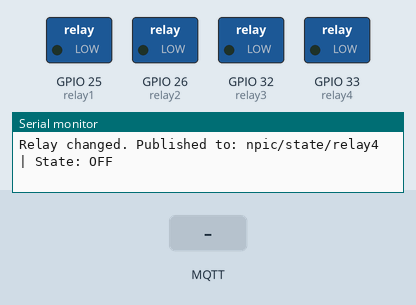
Recording of a sketch running on a simulated ESP32. On the bench: switched loads named in the sketch (green lamp = pin HIGH), the last lines printed to the serial monitor. The inputs (shaded band) are chosen by the test bench. WiFi joins after 1.5 s; servers stay silent unless stated; no MQTT or app messages arrive unless stated.

Above: at 2.7 s.
2.8 s: MQTT message "ON" arrives on the first subscribed topic
At 3.9 s:
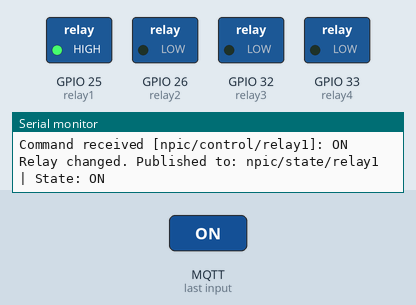
4.3 s: MQTT message "ON" arrives on the second subscribed topic
At 5.0 s:
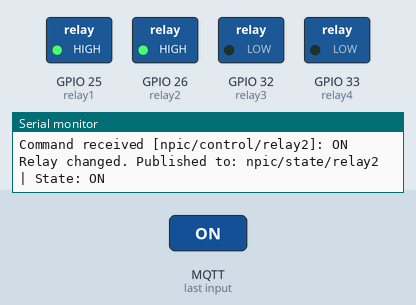
5.8 s: MQTT message "npic/control/relay1" arrives on the first subscribed topic
At 6.2 s:
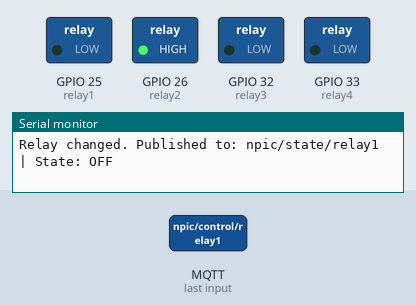
7.3 s: MQTT message "ON" arrives on the third subscribed topic
At 8.5 s:
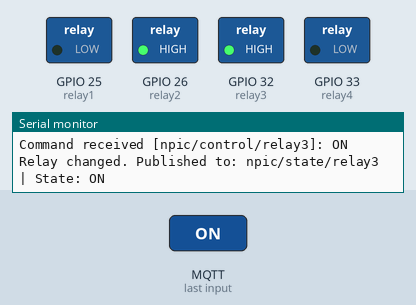
8.8 s: MQTT message "1" arrives on the second subscribed topic
At 9.7 s:
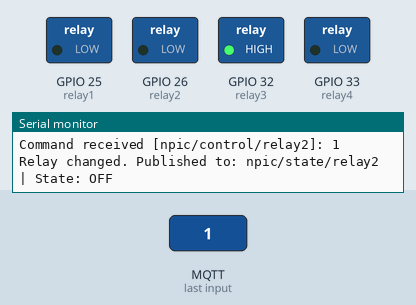
10.3 s: MQTT message "npic/control/relay1" arrives on the third subscribed topic
At 10.8 s:
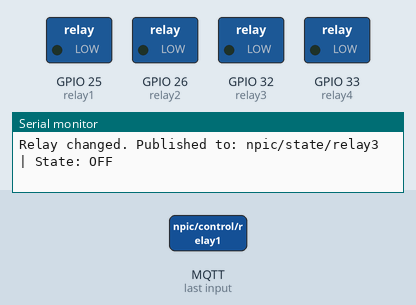
Timing chart, 0 to 12.8 s (numbered marks = the images above; inputs shaded):
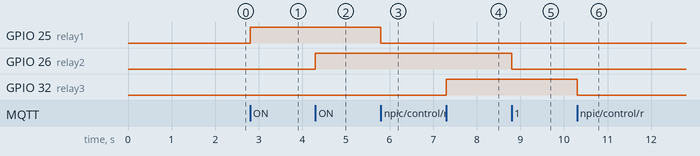

The sketch:

final_node2__3_.ino
```cpp
#include <WiFi.h>
#include <WiFiManager.h> // បន្ថែម Library WiFiManager សម្រាប់ Node 2
#include <WiFiClientSecure.h>
#include <PubSubClient.h>

// --- ការកំណត់គណនី MQTT ---
const char* MQTT_HOST     = "8b7836e779fc48a2a5a875a7c4466ab4.s1.eu.hivemq.cloud";
const int   MQTT_PORT     = 8883;
const char* MQTT_USER     = "esp32-sophorn";
const char* MQTT_PASS     = "phorn2005";
const char* MQTT_CLIENT_ID= "esp32-node2-relay";

// --- កំណត់ជើង Relay តាមប្លង់សៀគ្វី ---
const int relay1 = 25;
const int relay2 = 26;
const int relay3 = 32;
const int relay4 = 33;

WiFiClientSecure espClient;
PubSubClient client(espClient);

// អនុគមន៍ភ្ជាប់ Wi-Fi ថ្មី (ប្រើ WiFiManager)
void setup_wifi() {
  Serial.println("Starting WiFiManager for Node 2...");

  WiFiManager wifiManager;

  // ចំណាំ៖ ការដាក់សញ្ញា // ពីមុខ resetSettings បែបនេះគឺត្រឹមត្រូវហើយ សម្រាប់ប្រតិបត្តិការទូទៅ
  // wifiManager.resetSettings();

  // បង្កើត Wi-Fi បណ្តោះអាសន្នឈ្មោះ NPIC_Relay_Setup សម្រាប់អតិថិជនស្កេន
  bool res = wifiManager.autoConnect("NPIC_Relay_Setup");

  if (!res) {
    Serial.println("Failed to connect, restarting...");
    delay(3000);
    ESP.restart(); // បើមានបញ្ហា ឱ្យវា Restart ខ្លួនឯង
  }

  Serial.println("\nWiFi Connected Successfully!");
  Serial.print("IP address: ");
  Serial.println(WiFi.localIP());

  espClient.setInsecure();
}

void setRelay(int rPin, String stateMsg, String stateTopic) {
  bool isOn = (stateMsg == "ON");
  digitalWrite(rPin, isOn ? HIGH : LOW);
  client.publish(stateTopic.c_str(), isOn ? "ON" : "OFF");

  Serial.print("Relay changed. Published to: ");
  Serial.print(stateTopic);
  Serial.print(" | State: ");
  Serial.println(isOn ? "ON" : "OFF");
}

void callback(char* topic, byte* payload, unsigned int length) {
  String message = "";
  for (int i = 0; i < length; i++) { message += (char)payload[i]; }

  Serial.print("Command received [");
  Serial.print(topic);
  Serial.print("]: ");
  Serial.println(message);

  if (String(topic) == "npic/control/relay1") setRelay(relay1, message, "npic/state/relay1");
  else if (String(topic) == "npic/control/relay2") setRelay(relay2, message, "npic/state/relay2");
  else if (String(topic) == "npic/control/relay3") setRelay(relay3, message, "npic/state/relay3");
  else if (String(topic) == "npic/control/relay4") setRelay(relay4, message, "npic/state/relay4");
}

void reconnect() {
  while (!client.connected()) {
    Serial.print("Attempting MQTT connection...");
    if (client.connect(MQTT_CLIENT_ID, MQTT_USER, MQTT_PASS)) {
      Serial.println("connected");

      client.subscribe("npic/control/relay1");
      client.subscribe("npic/control/relay2");
      client.subscribe("npic/control/relay3");
      client.subscribe("npic/control/relay4");

      Serial.println("Subscribed to control topics.");

      // កំណត់ស្ថានភាពដំបូងទៅ OFF ពេលភ្ជាប់បាន
      setRelay(relay1, "OFF", "npic/state/relay1");
      setRelay(relay2, "OFF", "npic/state/relay2");
      setRelay(relay3, "OFF", "npic/state/relay3");
      setRelay(relay4, "OFF", "npic/state/relay4");
    } else {
      Serial.print("failed, rc=");
      Serial.print(client.state());
      Serial.println(" try again in 2 seconds");
      delay(2000);
    }
  }
}

void setup() {
  Serial.begin(115200);

  pinMode(relay1, OUTPUT);
  pinMode(relay2, OUTPUT);
  pinMode(relay3, OUTPUT);
  pinMode(relay4, OUTPUT);

  digitalWrite(relay1, LOW);
  digitalWrite(relay2, LOW);
  digitalWrite(relay3, LOW);
  digitalWrite(relay4, LOW);

  // ហៅមុខងារ WiFiManager មកដើរ
  setup_wifi();

  client.setServer(MQTT_HOST, MQTT_PORT);
  client.setCallback(callback);
}

void loop() {
  // ត្រួតពិនិត្យការតភ្ជាប់ជានិច្ច
  if (WiFi.status() == WL_CONNECTED) {
    if (!client.connected()) reconnect();
    client.loop();
  }
}
```

Measured:
- after the input at 2.8 s, GPIO 25 (relay1): LOW → HIGH at once
- after the input at 4.3 s, GPIO 26 (relay2): LOW → HIGH at once
- after the input at 5.8 s, GPIO 25 (relay1): HIGH → LOW at once
- after the input at 7.3 s, GPIO 32 (relay3): LOW → HIGH at once
- after the input at 8.8 s, GPIO 26 (relay2): HIGH → LOW at once
- after the input at 10.3 s, GPIO 32 (relay3): HIGH → LOW at once
